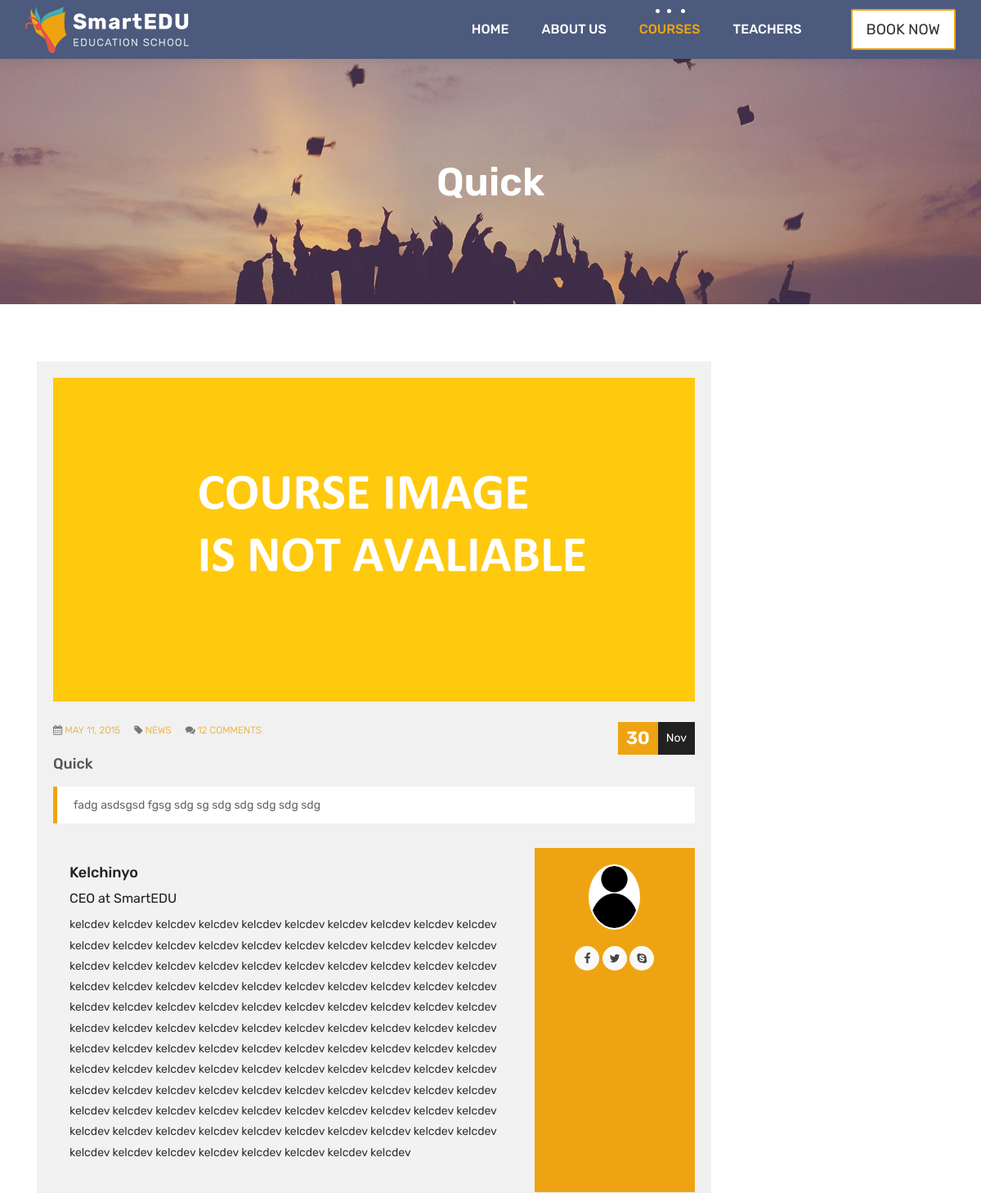
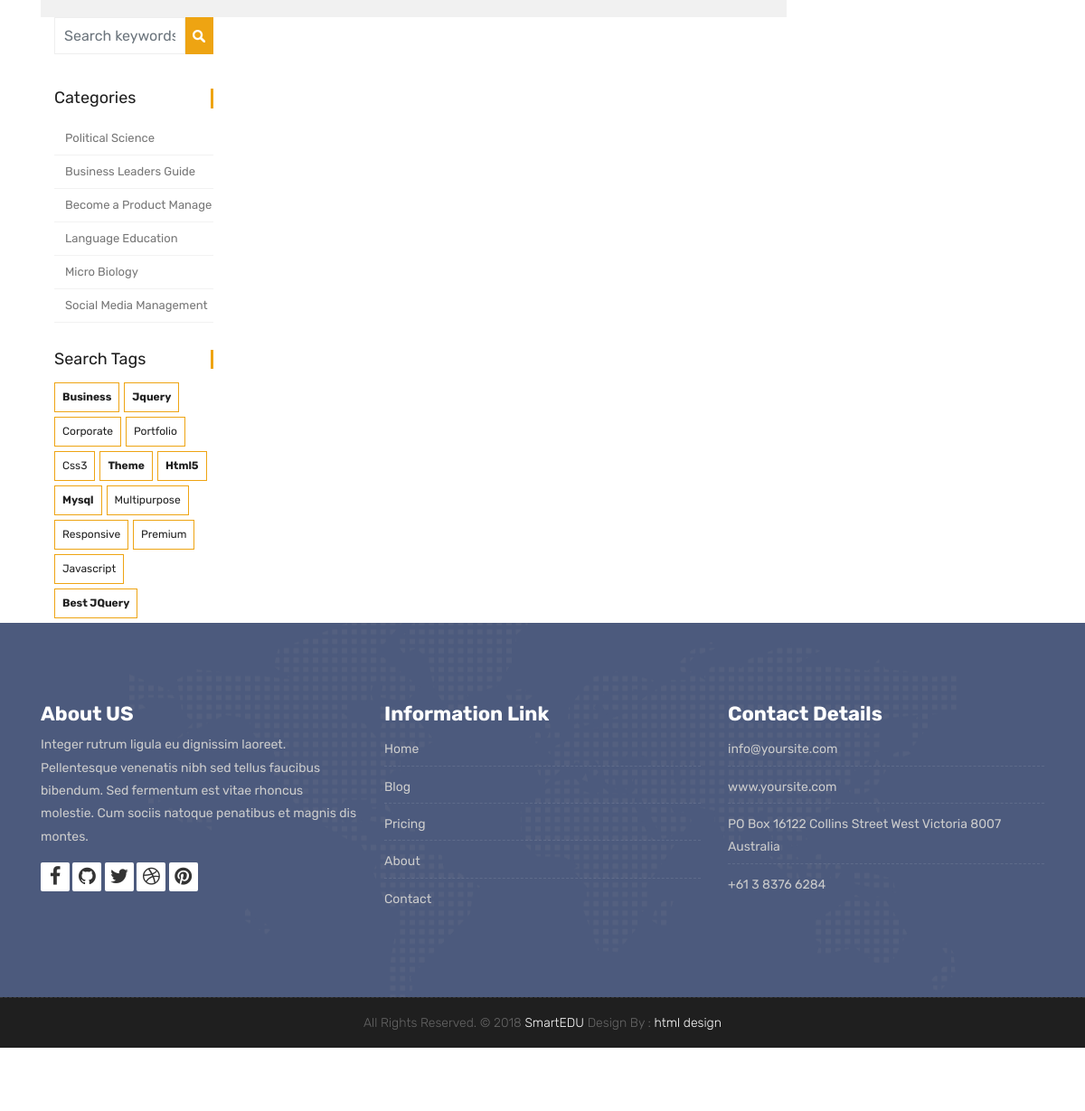
Screenshot of /courses/web-design/7 with the database file from the repository (2 pictures, top to bottom).
### courses/models.py (models this page shows, shortened)
class Course(models.Model):
    teacher = models.ForeignKey(Teacher,null=True, on_delete=models.CASCADE)
    name = models.CharField(max_length=50, unique=True)
    category = models.ForeignKey(Category,null=True,on_delete=models.DO_NOTHING)
    tags = models.ManyToManyField(Tag, blank=True, null=True)
    description = models.TextField(blank=True,null=True)
    image = models.ImageField(upload_to="courses/%Y/%m/%d/",default="courses/default_course_image.png")
    date = models.DateTimeField(auto_now=True)
    avaliable = models.BooleanField(default=True)

### teachers/models.py (models this page shows, shortened)
class Teacher(models.Model):
    name = models.CharField(max_length=50)
    title = models.CharField(max_length=50)
    description = models.TextField(blank=True)
    image = models.ImageField(upload_to="courses/%Y/%m/%d/")
    linkedin = models.URLField(max_length=200,blank=True)
    facebook = models.URLField(max_length=200,blank=True)

### courses/views.py (the view)
# urls.py: path('<slug:category_slug>/<int:course_id>',views.course_detail,name='course_detail'),
def course_detail(request,category_slug,course_id):
    course = Course.objects.get(category__slug=category_slug, id=course_id)
    tags = Tag.objects.all()
    context = {
        'course':course
    }
    return render(request,'course.html', context)

### templates/course.html (shortened to what this page needs)
{% extends 'partials/_base.html' %}
{% load static %}
{% block content %}
	<div class="all-title-box">
		<div class="container text-center">
			<h1>{{course.name}}</h1>
		</div>
	</div>
    <div id="overviews" class="section wb">
        <div class="container">
            <div class="row">
                <div class="col-lg-9 blog-post-single">
                    <div class="blog-item">
						<div class="image-blog">
							<img src="{{course.image.url}}" alt="" class="img-fluid">
						</div>
						<div class="post-content">
							<div class="post-date">
								<span class="day">30</span>
								<span class="month">Nov</span>
							</div>
							<div class="meta-info-blog">
								<span><i class="fa fa-calendar"></i> <a href="#">May 11, 2015</a> </span>
								<span><i class="fa fa-tag"></i>  <a href="#">News</a> </span>
								<span><i class="fa fa-comments"></i> <a href="#">12 Comments</a></span>
							</div>
							<div class="blog-title">
								<h2><a href="#" title="">{{course.name}}</a></h2>
							</div>
							<div class="blog-desc">
								<blockquote class="default">
                                    {{course.description}}
								</blockquote>
						</div>
					</div>
					<div class="blog-author">
						<div class="author-bio">
							<h3 class="author_name"><a href="{% url 'teacher_detail' course.teacher.pk %}">{{course.teacher.name}}</a></h3>
							<h5>CEO at <a href="#">SmartEDU</a></h5>
							<p class="author_det">
								{{course.teacher.description}}
							</p>
						</div>
						<div class="author-desc">
							<img src="{{course.teacher.image.url}}" alt="about author">
							<ul class="author-social">
								<li><a href="#"><i class="fa fa-facebook"></i></a></li>
								<li><a href="#"><i class="fa fa-twitter"></i></a></li>
								<li><a href="#"><i class="fa fa-skype"></i></a></li>
							</ul>
						</div>
					</div>
                </div>
				<div class="col-lg-3 col-12 right-single">
					<div class="widget-search">
						<div class="site-search-area">
							<form method="get" id="site-searchform" action="#">
								<div>
									<input class="input-text form-control" name="search-k" id="search-k" placeholder="Search keywords..." type="text">
									<input id="searchsubmit" value="Search" type="submit">
								</div>
							</form>
						</div>
					</div>
					<div class="widget-categories">
						<h3 class="widget-title">Categories</h3>
						<ul>
							<li><a href="#">Political Science</a></li>
							<li><a href="#">Business Leaders Guide</a></li>
							<li><a href="#">Become a Product Manage</a></li>
							<li><a href="#">Language Education</a></li>
							<li><a href="#">Micro Biology</a></li>
							<li><a href="#">Social Media Management</a></li>
						</ul>
					</div>
					<div class="widget-tags">
						<h3 class="widget-title">Search Tags</h3>
						<ul class="tags">
							<li><a href="#"><b>business</b></a></li>
							<li><a href="#"><b>jquery</b></a></li>
							<li><a href="#">corporate</a></li>
							<li><a href="#">portfolio</a></li>
							<li><a href="#">css3</a></li>
							<li><a href="#"><b>theme</b></a></li>
							<li><a href="#"><b>html5</b></a></li>
							<li><a href="#"><b>mysql</b></a></li>
							<li><a href="#">multipurpose</a></li>
							<li><a href="#">responsive</a></li>
							<li><a href="#">premium</a></li>
							<li><a href="#">javascript</a></li>
							<li><a href="#"><b>Best jQuery</b></a></li>
						</ul>
					</div>
				</div>
            </div>
        </div>
    </div>
    {% endblock %}

### rows the page displays
Course: name "Quick", image (placeholder picture), description "fadg asdsgsd fgsg sdg sg sdg sdg sdg sdg sdg", teacher.name "Kelchinyo", teacher.description "kelcdev kelcdev kelcdev kelcdev kelcdev kelcdev kelcdev kelcdev kelcdev kelcdev kelcdev kelcdev kelcdev kelcdev kelcdev kelcdev kelcdev kelcdev kelcdev kelcdev kelcdev kelcdev kelcdev kelcdev kelcdev kelcdev kelcdev kelcdev kelcdev kelcdev kelcdev kelcdev kelcdev kelcdev kelcdev kelcdev kelcdev kelcdev kelcdev kelcdev kelcdev kelcdev kelcdev kelcdev kelcdev kelcdev kelcdev kelcdev kelcdev kelcdev kelcdev kelcdev kelcdev kelcdev kelcdev kelcdev kelcdev kelcdev kelcdev kelcdev kelcdev kelcdev kelcdev kelcdev kelcdev kelcdev kelcdev kelcdev kelcdev kelcdev kelcdev kelcdev kelcdev kelcdev kelcdev kelcdev kelcdev kelcdev kelcdev kelcdev kelcdev kelcdev kelcdev kelcdev kelcdev kelcdev kelcdev…", teacher.image (picture)
